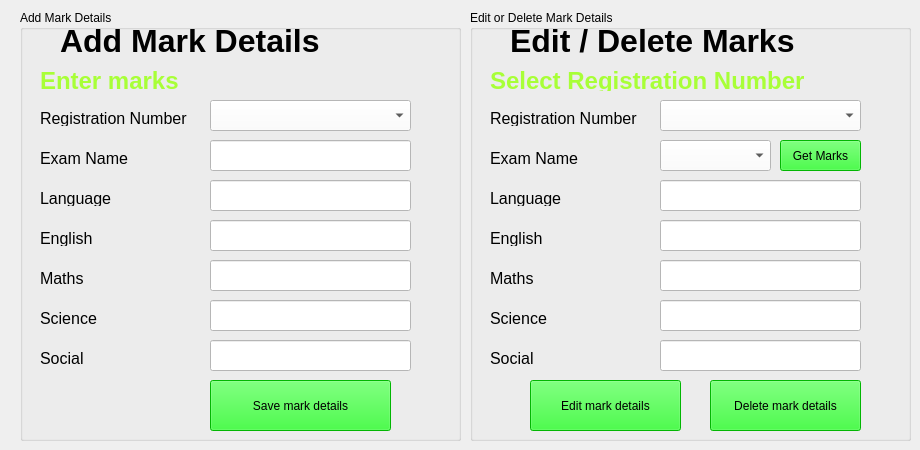
    <widget class="QWidget" name="tab_8">
     <attribute name="title">
      <string>mark</string>
     </attribute>
     <widget class="QGroupBox" name="groupBox">
      <property name="geometry">
       <rect>
        <x>20</x>
        <y>10</y>
        <width>441</width>
        <height>431</height>
       </rect>
      </property>
      <property name="title">
       <string>Add Mark Details</string>
      </property>
      <widget class="QLabel" name="l31">
       <property name="geometry">
        <rect>
         <x>20</x>
         <y>60</y>
         <width>401</width>
         <height>21</height>
        </rect>
       </property>
       <property name="font">
        <font>
         <pointsize>18</pointsize>
         <weight>75</weight>
         <bold>true</bold>
        </font>
       </property>
       <property name="styleSheet">
        <string notr="true">color: rgb(168, 255, 55);</string>
       </property>
       <property name="text">
        <string>Enter marks</string>
       </property>
      </widget>
      <widget class="QLabel" name="label_48">
       <property name="geometry">
        <rect>
         <x>40</x>
         <y>10</y>
         <width>381</width>
         <height>41</height>
        </rect>
       </property>
       <property name="font">
        <font>
         <pointsize>24</pointsize>
         <weight>75</weight>
         <bold>true</bold>
        </font>
       </property>
       <property name="text">
        <string>Add Mark Details</string>
       </property>
      </widget>
      <widget class="QLabel" name="label_49">
       <property name="geometry">
        <rect>
         <x>20</x>
         <y>100</y>
         <width>161</width>
         <height>16</height>
        </rect>
       </property>
       <property name="font">
        <font>
         <pointsize>12</pointsize>
        </font>
       </property>
       <property name="text">
        <string>Registration Number</string>
       </property>
      </widget>
      <widget class="QLineEdit" name="tb31">
       <property name="geometry">
        <rect>
         <x>190</x>
         <y>130</y>
         <width>201</width>
         <height>31</height>
        </rect>
       </property>
       <property name="styleSheet">
        <string notr="true">background-color: rgb(255, 255, 255);

font: 12pt &quot;MS Shell Dlg 2&quot;;</string>
       </property>
      </widget>
      <widget class="QLabel" name="label_50">
       <property name="geometry">
        <rect>
         <x>20</x>
         <y>140</y>
         <width>161</width>
         <height>16</height>
        </rect>
       </property>
       <property name="font">
        <font>
         <pointsize>12</pointsize>
        </font>
       </property>
       <property name="text">
        <string>Exam Name</string>
       </property>
      </widget>
      <widget class="QLabel" name="label_51">
       <property name="geometry">
        <rect>
         <x>20</x>
         <y>180</y>
         <width>161</width>
         <height>16</height>
        </rect>
       </property>
       <property name="font">
        <font>
         <pointsize>12</pointsize>
        </font>
       </property>
       <property name="text">
        <string>Language</string>
       </property>
      </widget>
      <widget class="QLineEdit" name="tb32">
       <property name="geometry">
        <rect>
         <x>190</x>
         <y>170</y>
         <width>201</width>
         <height>31</height>
        </rect>
       </property>
       <property name="styleSheet">
        <string notr="true">background-color: rgb(255, 255, 255);

font: 12pt &quot;MS Shell Dlg 2&quot;;</string>
       </property>
      </widget>
      <widget class="QLabel" name="label_52">
       <property name="geometry">
        <rect>
         <x>20</x>
         <y>220</y>
         <width>161</width>
         <height>16</height>
        </rect>
       </property>
       <property name="font">
        <font>
         <pointsize>12</pointsize>
        </font>
       </property>
       <property name="text">
        <string>English</string>
       </property>
      </widget>
      <widget class="QLineEdit" name="tb33">
       <property name="geometry">
        <rect>
         <x>190</x>
         <y>210</y>
         <width>201</width>
         <height>31</height>
        </rect>
       </property>
       <property name="styleSheet">
        <string notr="true">background-color: rgb(255, 255, 255);

font: 12pt &quot;MS Shell Dlg 2&quot;;</string>
       </property>
      </widget>
      <widget class="QLabel" name="label_53">
       <property name="geometry">
        <rect>
         <x>20</x>
         <y>260</y>
         <width>161</width>
         <height>16</height>
        </rect>
       </property>
       <property name="font">
        <font>
         <pointsize>12</pointsize>
        </font>
       </property>
       <property name="text">
        <string>Maths</string>
       </property>
      </widget>
      <widget class="QLineEdit" name="tb34">
       <property name="geometry">
        <rect>
         <x>190</x>
         <y>250</y>
         <width>201</width>
         <height>31</height>
        </rect>
       </property>
       <property name="styleSheet">
        <string notr="true">background-color: rgb(255, 255, 255);

font: 12pt &quot;MS Shell Dlg 2&quot;;</string>
       </property>
      </widget>
      <widget class="QLabel" name="label_54">
       <property name="geometry">
        <rect>
         <x>20</x>
         <y>300</y>
         <width>161</width>
         <height>16</height>
        </rect>
       </property>
       <property name="font">
        <font>
         <pointsize>12</pointsize>
        </font>
       </property>
       <property name="text">
        <string>Science</string>
       </property>
      </widget>
      <widget class="QLineEdit" name="tb35">
       <property name="geometry">
        <rect>
         <x>190</x>
         <y>290</y>
         <width>201</width>
         <height>31</height>
        </rect>
       </property>
       <property name="styleSheet">
        <string notr="true">background-color: rgb(255, 255, 255);

font: 12pt &quot;MS Shell Dlg 2&quot;;</string>
       </property>
      </widget>
      <widget class="QLabel" name="label_55">
       <property name="geometry">
        <rect>
         <x>20</x>
         <y>340</y>
         <width>161</width>
         <height>16</height>
        </rect>
       </property>
       <property name="font">
        <font>
         <pointsize>12</pointsize>
        </font>
       </property>
       <property name="text">
        <string>Social</string>
       </property>
      </widget>
      <widget class="QLineEdit" name="tb36">
       <property name="geometry">
        <rect>
         <x>190</x>
         <y>330</y>
         <width>201</width>
         <height>31</height>
        </rect>
       </property>
       <property name="styleSheet">
        <string notr="true">background-color: rgb(255, 255, 255);

font: 12pt &quot;MS Shell Dlg 2&quot;;</string>
       </property>
      </widget>
      <widget class="QPushButton" name="b31">
       <property name="geometry">
        <rect>
         <x>190</x>
         <y>370</y>
         <width>181</width>
         <height>51</height>
        </rect>
       </property>
       <property name="styleSheet">
        <string notr="true">background-color: rgb(3, 255, 3);

font: 12pt &quot;MS Shell Dlg 2&quot;;</string>
       </property>
       <property name="text">
        <string>Save mark details</string>
       </property>
      </widget>
      <widget class="QComboBox" name="cb31">
       <property name="geometry">
        <rect>
         <x>190</x>
         <y>90</y>
         <width>201</width>
         <height>31</height>
        </rect>
       </property>
       <property name="styleSheet">
        <string notr="true">background-color: rgb(255, 255, 255);

font: 12pt &quot;MS Shell Dlg 2&quot;;</string>
       </property>
      </widget>
     </widget>
     <widget class="QGroupBox" name="groupBox_2">
      <property name="geometry">
       <rect>
        <x>470</x>
        <y>10</y>
        <width>441</width>
        <height>431</height>
       </rect>
      </property>
      <property name="title">
       <string>Edit or Delete Mark Details</string>
      </property>
      <widget class="QLabel" name="l32">
       <property name="geometry">
        <rect>
         <x>20</x>
         <y>60</y>
         <width>401</width>
         <height>21</height>
        </rect>
       </property>
       <property name="font">
        <font>
         <pointsize>18</pointsize>
         <weight>75</weight>
         <bold>true</bold>
        </font>
       </property>
       <property name="styleSheet">
        <string notr="true">color: rgb(168, 255, 55);</string>
       </property>
       <property name="text">
        <string>Select Registration Number</string>
       </property>
      </widget>
      <widget class="QLabel" name="label_57">
       <property name="geometry">
        <rect>
         <x>40</x>
         <y>10</y>
         <width>381</width>
         <height>41</height>
        </rect>
       </property>
       <property name="font">
        <font>
         <pointsize>24</pointsize>
         <weight>75</weight>
         <bold>true</bold>
        </font>
       </property>
       <property name="text">
        <string>Edit / Delete Marks</string>
       </property>
      </widget>
      <widget class="QLabel" name="label_58">
       <property name="geometry">
        <rect>
         <x>20</x>
         <y>100</y>
         <width>161</width>
         <height>16</height>
        </rect>
       </property>
       <property name="font">
        <font>
         <pointsize>12</pointsize>
        </font>
       </property>
       <property name="text">
        <string>Registration Number</string>
       </property>
      </widget>
      <widget class="QLabel" name="label_59">
       <property name="geometry">
        <rect>
         <x>20</x>
         <y>140</y>
         <width>161</width>
         <height>16</height>
        </rect>
       </property>
       <property name="font">
        <font>
         <pointsize>12</pointsize>
        </font>
       </property>
       <property name="text">
        <string>Exam Name</string>
       </property>
      </widget>
      <widget class="QLabel" name="label_60">
       <property name="geometry">
        <rect>
         <x>20</x>
         <y>180</y>
         <width>161</width>
         <height>16</height>
        </rect>
       </property>
       <property name="font">
        <font>
         <pointsize>12</pointsize>
        </font>
       </property>
       <property name="text">
        <string>Language</string>
       </property>
      </widget>
      <widget class="QLineEdit" name="tb37">
       <property name="geometry">
        <rect>
         <x>190</x>
         <y>170</y>
         <width>201</width>
         <height>31</height>
        </rect>
       </property>
       <property name="styleSheet">
        <string notr="true">background-color: rgb(255, 255, 255);

font: 12pt &quot;MS Shell Dlg 2&quot;;</string>
       </property>
      </widget>
      <widget class="QLabel" name="label_61">
       <property name="geometry">
        <rect>
         <x>20</x>
         <y>220</y>
         <width>161</width>
         <height>16</height>
        </rect>
       </property>
       <property name="font">
        <font>
         <pointsize>12</pointsize>
        </font>
       </property>
       <property name="text">
        <string>English</string>
       </property>
      </widget>
      <widget class="QLineEdit" name="tb38">
       <property name="geometry">
        <rect>
         <x>190</x>
         <y>210</y>
         <width>201</width>
         <height>31</height>
        </rect>
       </property>
       <property name="styleSheet">
        <string notr="true">background-color: rgb(255, 255, 255);

font: 12pt &quot;MS Shell Dlg 2&quot;;</string>
       </property>
      </widget>
      <widget class="QLabel" name="label_62">
       <property name="geometry">
        <rect>
         <x>20</x>
         <y>260</y>
         <width>161</width>
         <height>16</height>
        </rect>
       </property>
       <property name="font">
        <font>
         <pointsize>12</pointsize>
        </font>
       </property>
       <property name="text">
        <string>Maths</string>
       </property>
      </widget>
      <widget class="QLineEdit" name="tb39">
       <property name="geometry">
        <rect>
         <x>190</x>
         <y>250</y>
         <width>201</width>
         <height>31</height>
        </rect>
       </property>
       <property name="styleSheet">
        <string notr="true">background-color: rgb(255, 255, 255);

font: 12pt &quot;MS Shell Dlg 2&quot;;</string>
       </property>
      </widget>
      <widget class="QLabel" name="label_63">
       <property name="geometry">
        <rect>
         <x>20</x>
         <y>300</y>
         <width>161</width>
         <height>16</height>
        </rect>
       </property>
       <property name="font">
        <font>
         <pointsize>12</pointsize>
        </font>
       </property>
       <property name="text">
        <string>Science</string>
       </property>
      </widget>
      <widget class="QLineEdit" name="tb310">
       <property name="geometry">
        <rect>
         <x>190</x>
         <y>290</y>
         <width>201</width>
         <height>31</height>
        </rect>
       </property>
       <property name="styleSheet">
        <string notr="true">background-color: rgb(255, 255, 255);

font: 12pt &quot;MS Shell Dlg 2&quot;;</string>
       </property>
      </widget>
      <widget class="QLabel" name="label_64">
       <property name="geometry">
        <rect>
         <x>20</x>
         <y>340</y>
         <width>161</width>
         <height>16</height>
        </rect>
       </property>
       <property name="font">
        <font>
         <pointsize>12</pointsize>
        </font>
       </property>
       <property name="text">
        <string>Social</string>
       </property>
      </widget>
      <widget class="QLineEdit" name="tb311">
       <property name="geometry">
        <rect>
         <x>190</x>
         <y>330</y>
         <width>201</width>
         <height>31</height>
        </rect>
       </property>
       <property name="styleSheet">
        <string notr="true">background-color: rgb(255, 255, 255);

font: 12pt &quot;MS Shell Dlg 2&quot;;</string>
       </property>
      </widget>
      <widget class="QPushButton" name="b33">
       <property name="geometry">
        <rect>
         <x>60</x>
         <y>370</y>
         <width>151</width>
         <height>51</height>
        </rect>
       </property>
       <property name="styleSheet">
        <string notr="true">background-color: rgb(3, 255, 3);

font: 12pt &quot;MS Shell Dlg 2&quot;;</string>
       </property>
       <property name="text">
        <string>Edit mark details</string>
       </property>
      </widget>
      <widget class="QComboBox" name="cb33">
       <property name="geometry">
        <rect>
         <x>190</x>
         <y>130</y>
         <width>111</width>
         <height>31</height>
        </rect>
       </property>
       <property name="styleSheet">
        <string notr="true">background-color: rgb(255, 255, 255);

font: 12pt &quot;MS Shell Dlg 2&quot;;</string>
       </property>
      </widget>
      <widget class="QPushButton" name="b32">
       <property name="geometry">
        <rect>
         <x>310</x>
         <y>130</y>
         <width>81</width>
         <height>31</height>
        </rect>
       </property>
       <property name="styleSheet">
        <string notr="true">background-color: rgb(3, 255, 3);

font: 12pt &quot;MS Shell Dlg 2&quot;;</string>
       </property>
       <property name="text">
        <string>Get Marks</string>
       </property>
      </widget>
      <widget class="QPushButton" name="b34">
       <property name="geometry">
        <rect>
         <x>240</x>
         <y>370</y>
         <width>151</width>
         <height>51</height>
        </rect>
       </property>
       <property name="styleSheet">
        <string notr="true">background-color: rgb(3, 255, 3);

font: 12pt &quot;MS Shell Dlg 2&quot;;</string>
       </property>
       <property name="text">
        <string>Delete mark details</string>
       </property>
      </widget>
      <widget class="QComboBox" name="cb32">
       <property name="geometry">
        <rect>
         <x>190</x>
         <y>90</y>
         <width>201</width>
         <height>31</height>
        </rect>
       </property>
       <property name="styleSheet">
        <string notr="true">background-color: rgb(255, 255, 255);

font: 12pt &quot;MS Shell Dlg 2&quot;;</string>
       </property>
      </widget>
     </widget>
    </widget>
